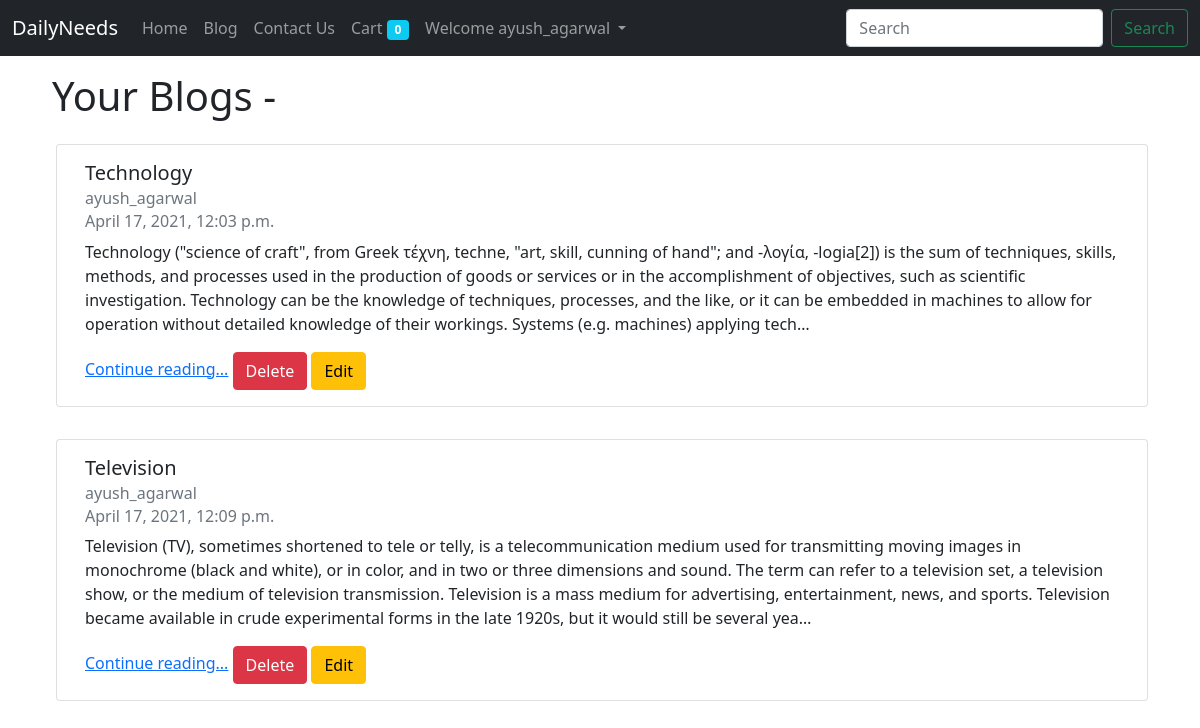
The app's page /blog/allposts (signed in) with its own data.
### blog/models.py (models this page shows, shortened)
class Post(models.Model):
    title = models.CharField(max_length=1000)
    author = models.ForeignKey(User, on_delete=models.CASCADE)
    content = models.TextField()
    slug = models.SlugField(max_length=1000, unique=True, blank=True)
    timestamp = models.DateTimeField(default=now)

### blog/views.py (the view)
# urls.py: path('allposts',views.allposts,name='allposts'),
@login_required
def allposts(request):
    post_user=Post.objects.filter(author=request.user)
    return render(request,'blog/allPosts.html',{'post_user':post_user})

### home/templates/blog/allPosts.html (shortened to what this page needs)
{% extends 'home/index.html' %}
{% block main %}
<div class="row m-3 container">
    <h1>Your Blogs -</h1>
{% for eachpost in post_user %}
<div class="card m-3" style="width: 100%;">
    <div class="card-body">
      <h5 class="card-title">{{eachpost.title}}</h5>
      <h6 class="card-subtitle mb-2 text-muted">{{eachpost.author}}</h6>
      <h6 class="card-subtitle mb-2 text-muted">{{eachpost.timestamp}}</h6>
      <p class="card-text">{{eachpost.content|truncatechars:500}}</p>
      <a href="/blog/{{eachpost.slug}}" class="card-link">Continue reading...</a>
      <button type="button" class="btn btn-danger" data-bs-toggle="modal" data-bs-target="#exampleModal">
  Delete
</button>
      <a href="/blog/edit/{{eachpost.id}}" class="btn btn-warning">Edit</a>
    </div>
  </div>
{% endfor %}
</div>
{% endblock main %}

### home/templates/home/index.html (shortened to what this page needs)
<!doctype html>
<html lang="en">
  <head>
    <link href="https://cdn.jsdelivr.net/npm/bootstrap@5.0.0-beta2/dist/css/bootstrap.min.css" rel="stylesheet">
  </head>
  <body>
    <nav class="navbar navbar-expand-lg navbar-dark bg-dark">
        <div class="container-fluid">
          <a class="navbar-brand" href= "/">DailyNeeds</a>
          <div class="collapse navbar-collapse" id="navbarSupportedContent">
            <ul class="navbar-nav me-auto mb-2 mb-lg-0">
              <li class="nav-item">
                <a class="nav-link {% block homeactive %}{% endblock homeactive %} " aria-current="page" href= "/">Home</a>
              </li>
              <li class="nav-item">
                <a class="nav-link {% block blogactive %}{% endblock blogactive %}" href= "/blog/">Blog</a>
              </li>
              <li class="nav-item">
                <a class="nav-link {% block contactactive %}{% endblock contactactive %}" href= "/contact">Contact Us</a>
              </li>
              <li class="nav-item">
                <a class="nav-link {% block cartactive %}{% endblock cartactive %}" href= "/cart">Cart
                  <span class="badge bg-info">
                    {% if request.session.cart %}
                    {{request.session.cart.keys|length}}</span>
                    {% else %}
                    0
                    {% endif %}
                  </a>
              </li>
              <li class="nav-item dropdown">
                {% if user.is_authenticated %}
                <a class="nav-link dropdown-toggle" href="#" id="navbarDropdown" role="button" data-bs-toggle="dropdown" aria-expanded="false">
                  Welcome {{request.user}}
                </a>
                {% endif %}
              </li>
            </ul>
            <form class="d-flex" method="GET" action="/search"  >
              <input class="form-control me-2" type="search" name="search" placeholder="Search" aria-label="Search">
              <button class="btn btn-outline-success" type="submit">Search</button>
            </form>
          </div>
        </div>
      </nav>
    {% block main %}
    {% endblock %}
  </body>
</html>

### records on screen
Post: title "Technology", author "ayush_agarwal", timestamp "April 17, 2021, 12:03 p.m.", content "Technology (\"science of craft\", from Greek τέχνη, techne, \"art, skill, cunning of hand\"; and -λογία, -logia[2]) is the sum of techniques, skills, methods, and processes used in the production of goods or services or in the accomplishment of objectives, such as scientific investigation. Technology can be the knowledge of techniques, processes, and the like, or it can be embedded in machines to allow for operation without detailed knowledge of their workings. Systems (e.g. machines) applying tech…"
Post: title "Television", author "ayush_agarwal", timestamp "April 17, 2021, 12:09 p.m.", content "Television (TV), sometimes shortened to tele or telly, is a telecommunication medium used for transmitting moving images in monochrome (black and white), or in color, and in two or three dimensions and sound. The term can refer to a television set, a television show, or the medium of television transmission. Television is a mass medium for advertising, entertainment, news, and sports. Television became available in crude experimental forms in the late 1920s, but it would still be several yea…"

### other values on screen
{{ request.user }} "ayush_agarwal"
